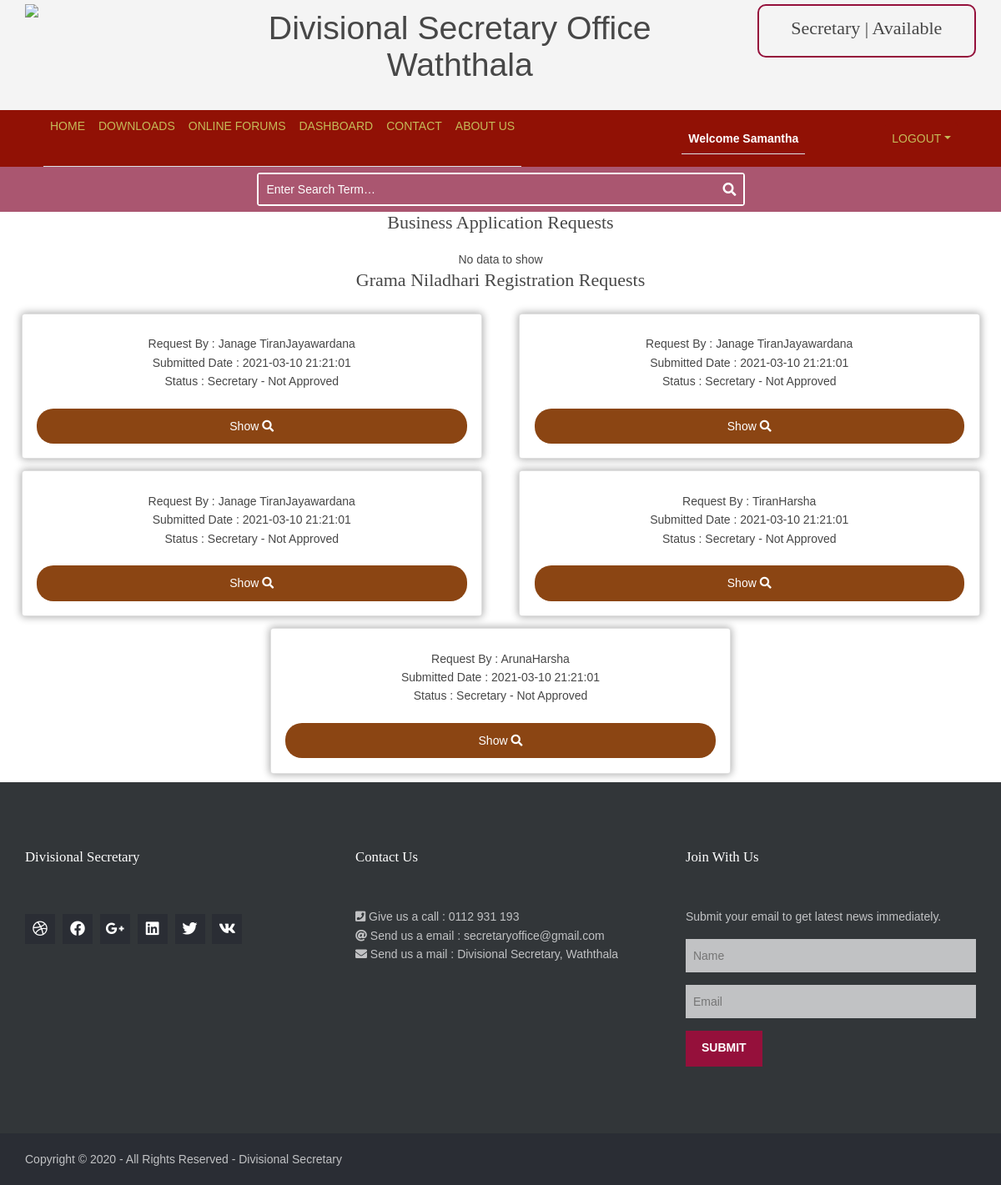
The app's page /approvals.php (signed in), older data.
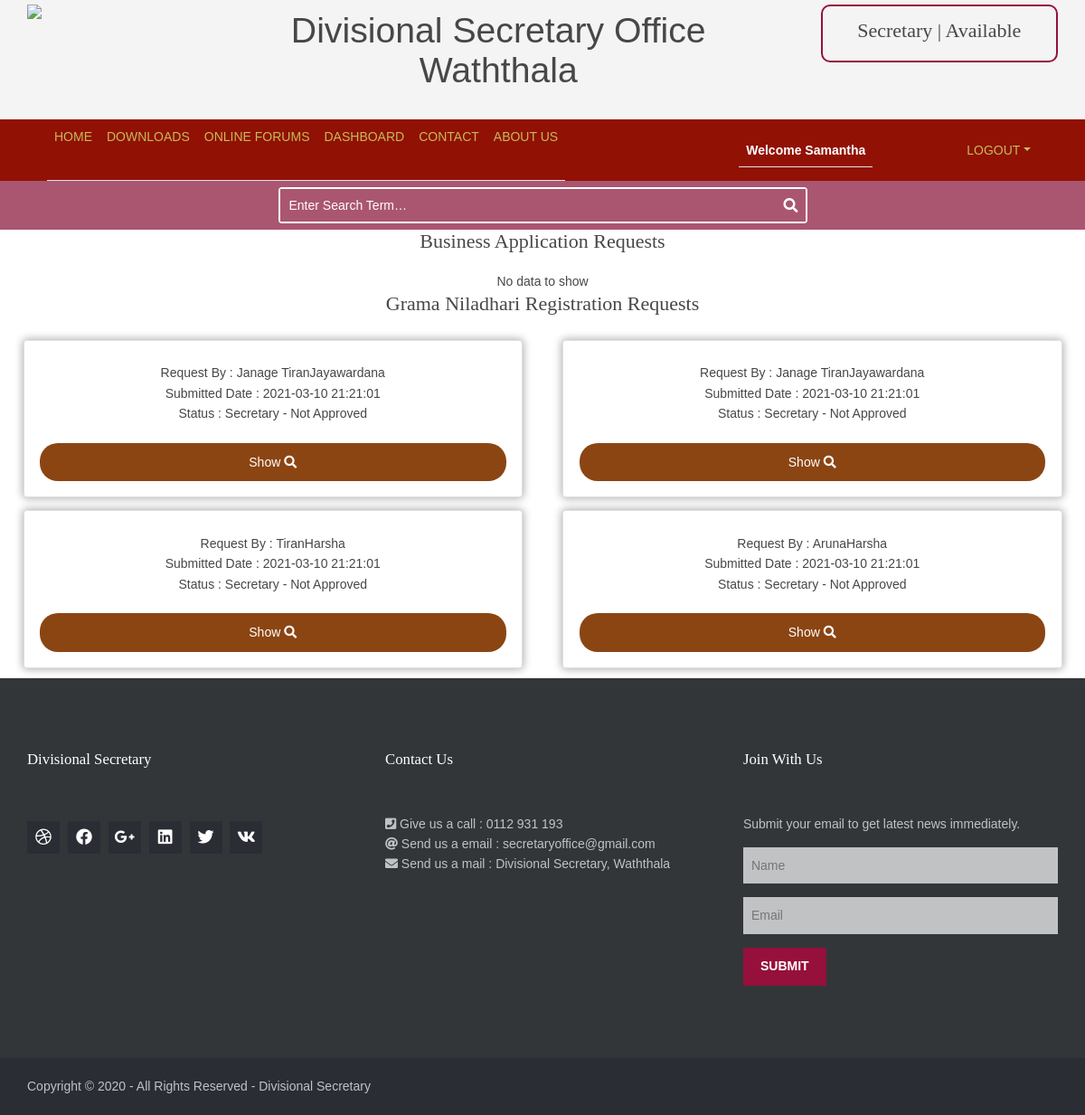
The same page, newer data.
### tables this page shows
CREATE TABLE `user` (
  `id` int(11) NOT NULL,
  `firstname` varchar(50) NOT NULL,
  `lastname` varchar(50) NOT NULL,
  `username` varchar(50) NOT NULL,
  `email` varchar(50) NOT NULL,
  `contact` varchar(11) NOT NULL,
  `nic` varchar(200) NOT NULL,
  `password` varchar(50) NOT NULL,
  `type` int(11) NOT NULL,
  `division` varchar(200) NOT NULL,
  `approved` int(11) NOT NULL DEFAULT '0',
  `date` datetime NOT NULL DEFAULT CURRENT_TIMESTAMP
);

### approvals.php (the view, shortened to what this page needs)
<?php
    require "connection/connection.php";
    include "support/header.php";
?>
<?php
    if($_SESSION['TYPE'] == '1'){
        $sql1  = "SELECT * FROM business_registration WHERE grama_niladhari_approval= '1' && secretary_approval='0'";
    }else{
        $sql1  = "SELECT * FROM business_registration WHERE grama_niladhari_approval= '0'";
    }
    $sql3  = "SELECT * FROM user WHERE approved= '0'";
    $result_business = mysqli_query($conn, $sql1);
    $result_user = mysqli_query($conn, $sql3);
    $business = mysqli_fetch_all($result_business,MYSQLI_ASSOC);
    $user_req = mysqli_fetch_all($result_user,MYSQLI_ASSOC);
?>
<link href="layout/styles/dashboard.css" rel="stylesheet" type="text/css" media="all">
<div class="text-center">
    <h1>Business Application Requests</h1>
    <?php
        if($business == null){
            echo "No data to show";
        }
    ?>
    <?php
        if($_SESSION['TYPE'] == '1'){
    ?>
    <h1>Grama Niladhari Registration Requests</h1>
    <div class="p_box row m-1 justify-content-center align-items-center">
            <?php
                foreach($user_req as $obj){
            ?>
        <div class="col-md-6 ">
            <div class="card m-2 overflow-hidden">
                <div class="card-body ">
                    <div class="p-2">
                        <p>
                           Request By : <?php echo $obj['firstname']; echo $obj['lastname']; ?>
                           <br>
                           Submitted Date : <?php echo $obj['date']; ?>
						   <br>
                            Status : Secretary - Not Approved
                        </p>
                    </div>
                    <a href="view_register.php?id=<?php echo $obj['id'] ?>">
                        <div class="p_button text-center">
                            Show <i class="fa fa-search"></i>
                        </div>
                    </a>
                </div>
            </div>
        </div>
        <?php
                }
        ?>
    </div>
    <?php
        }
    ?>
</div>
<?php
    include "support/footer.php";
?>

Row changes from the older to the newer data that the page shows:
no longer on this page (row edited): user: firstname "Janage Tiran", lastname "Jayawardana", date "2021-03-10 21:21:01"
